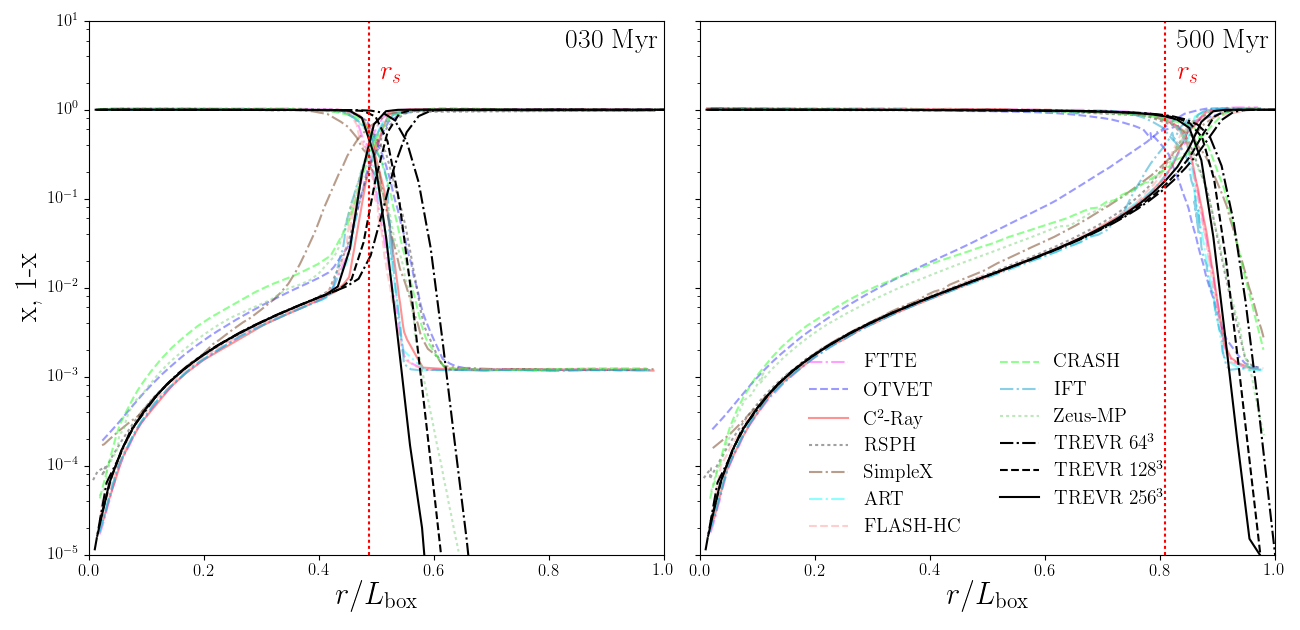

Generate this figure with Python:
import numpy as np
import matplotlib.pyplot as plt
from glob import glob
import pynbody as pyn

acro = "TREVR"

path = "/home/grondjj/Data/RadTransfer/Stromgren/"

i064_path = path + 'runs/bigboys/strom064_iso/'
i128_path = path + 'runs/bigboys/strom128_iso/'
i256_path = path + 'runs/bigboys/strom256_iso/'

i064_030 = pyn.load(i064_path + 'strom64_iso.00060')
i128_030 = pyn.load(i128_path + 'strom128_iso.00060')
i256_030 = pyn.load(i256_path + 'strom256_iso.00060')
i064_500 = pyn.load(i064_path + 'strom64_iso.01000')
i128_500 = pyn.load(i128_path + 'strom128_iso.01000')
i256_500 = pyn.load(i256_path + 'strom256_iso.01000')

f, (ax1, ax2) = plt.subplots(1,2, sharey=True, figsize = (13,6.3))

f_500 = glob(path+"ISO_500/*.csv")
f_500_ = glob(path+"ISO_500_1-x/*.csv")
f_030 = glob(path+"ISO_030/*.csv")
f_030_ = glob(path+"ISO_030_1-x/*.csv")

colors = {
			 "C_2-Ray"  :  "#ff2828",
			 "OTVET"    :  "#3939ff",
			 "CRASH"    :  "#22ff22",
			 "RSPH"     :  "#434343",
			 "ART"      :  "#1effff",
			 "FTTE"     :  "#ff41ff",
			 "SimpleX"  :  "#733d1a",
			 "Zeus-MP"  :  "#7ad37a",
			 "FLASH-HC" :  "#ff9f9f",
			 "IFT"      :  "#14a1cf" 
		 }

lines = {
			 "C_2-Ray"  :  "-",
			 "OTVET"    :  "--",
			 "CRASH"    :  "--",
			 "RSPH"     :  ":",
			 "ART"      :  "-.",
			 "FTTE"     :  "-.",
			 "SimpleX"  :  "-.",
			 "Zeus-MP"  :  ":",
			 "FLASH-HC" :  "--",
			 "IFT"      :  "-." 
		 }

labels = {
			 "C_2-Ray"  :  "C$^2$-Ray" ,
			 "OTVET"    :  "OTVET"   ,
			 "CRASH"    :  "CRASH"   ,
			 "RSPH"     :  "RSPH"    ,
			 "ART"      :  "ART"     ,
			 "FTTE"     :  "FTTE"    ,
			 "SimpleX"  :  "SimpleX" ,
			 "Zeus-MP"  :  "Zeus-MP" ,
			 "FLASH-HC" :  "FLASH-HC",
			 "IFT"      :  "IFT"     , 
		 }

a = 0.5

for i,j in zip(f_030, f_030_):
	x, y = np.loadtxt(i, unpack = True)
	x_, y_ = np.loadtxt(j, unpack = True, delimiter=',')	
	name = i.split('/')[-1].split('.')[0]
	ax1.plot(x,y, alpha=a, c = colors[name],linestyle = lines[name])
	ax1.plot(x_,y_, alpha=a, c = colors[name],linestyle = lines[name])


for i,j in zip(f_500, f_500_):
	x, y = np.loadtxt(i, unpack = True)
	x_, y_ = np.loadtxt(j, unpack = True, delimiter=',')
	name = j.split('/')[-1].split('.')[0]
	ax2.plot(x,y,alpha=a, c = colors[name],linestyle = lines[name], label = labels[name])
	ax2.plot(x_,y_,alpha=a, c = colors[name],linestyle = lines[name])

nbins = 100
L = 6.6

HI_064, bins_064 = np.histogram(i064_030.g['r'], weights = i064_030.g['HI'],
    bins = nbins)
counts_064, bins_064 = np.histogram(i064_030.g['r'], bins = nbins)
bins_064 = (bins_064[:-1]+bins_064[1:])/2
HI_064 /= counts_064
HII_064 = 1-HI_064

HI_128, bins_128 = np.histogram(i128_030.g['r'], weights = i128_030.g['HI'],
    bins = nbins)
counts_128, bins_128 = np.histogram(i128_030.g['r'], bins = nbins)
bins_128 = (bins_128[:-1]+bins_128[1:])/2
HI_128 /= counts_128
HII_128 = 1-HI_128

HI_256, bins_256 = np.histogram(i256_030.g['r'], weights = i256_030.g['HI'],
    bins = nbins)
counts_256, bins_256 = np.histogram(i256_030.g['r'], bins = nbins)
bins_256 = (bins_256[:-1]+bins_256[1:])/2
HI_256 /= counts_256
HII_256 = 1-HI_256


ax1.plot(bins_064/L, HI_064, c='k', ls='-.') 
ax1.plot(bins_128/L, HI_128, c='k', ls='--')
ax1.plot(bins_256/L, HI_256, c='k', ls='-')
ax1.plot(bins_064/L, 1-HI_064, c='k', ls='-.') 
ax1.plot(bins_128/L, 1-HI_128, c='k', ls='--')
ax1.plot(bins_256/L, 1-HI_256, c='k', ls='-')

HI_064, bins_064 = np.histogram(i064_500.g['r'], weights = i064_500.g['HI'],
    bins = nbins)
counts_064, bins_064 = np.histogram(i064_500.g['r'], bins = nbins)
bins_064 = (bins_064[:-1]+bins_064[1:])/2
HI_064 /= counts_064
HII_064 = 1-HI_064

HI_128, bins_128 = np.histogram(i128_500.g['r'], weights = i128_500.g['HI'],
    bins = nbins)
counts_128, bins_128 = np.histogram(i128_500.g['r'], bins = nbins)
bins_128 = (bins_128[:-1]+bins_128[1:])/2
HI_128 /= counts_128
HII_128 = 1-HI_128

HI_256, bins_256 = np.histogram(i256_500.g['r'], weights = i256_500.g['HI'],
    bins = nbins)
counts_256, bins_256 = np.histogram(i256_500.g['r'], bins = nbins)
bins_256 = (bins_256[:-1]+bins_256[1:])/2
HI_256 /= counts_256
HII_256 = 1-HI_256

ax2.plot(bins_064/L, HI_064, c='k', ls='-.', label = acro + " $64^3$")
ax2.plot(bins_128/L, HI_128, c='k', ls='--', label = acro + " $128^3$")
ax2.plot(bins_256/L, HI_256, c='k', ls='-', label = acro + " $256^3$")
ax2.plot(bins_064/L, 1-HI_064, c='k', ls='-.')
ax2.plot(bins_128/L, 1-HI_128, c='k', ls='--')
ax2.plot(bins_256/L, 1-HI_256, c='k', ls='-')

rs = 5.38
trecomb = 125
r030 = rs*(1 - np.exp(-30./trecomb))**(1/3.)/L
r500 = rs*(1 - np.exp(-500./trecomb))**(1/3.)/L
ax1.text(r030+0.02,2, "$R_S$", color = 'r', fontsize = 20)
ax2.text(r500+0.02,2, "$R_S$", color = 'r', fontsize = 20)
ax1.plot( [r030,r030], [1e-5,1e1], linestyle = ":", c = 'r')
ax2.plot( [r500,r500], [1e-5,1e1], linestyle = ":", c = 'r')

ax1.text(0.83,5,"030 Myr", fontsize = 20)
ax2.text(0.83,5,"500 Myr", fontsize = 20)

ax1.set_xlim(0,1.0)
ax2.set_xlim(0,1.0)
ax1.set_ylim(1e-5,1e1)
ax1.set_yscale("log")
ax1.set_xlabel(r"$r/R_{\rm box}$")
ax2.set_xlabel(r"$r/R_{\rm box}$")
ax1.set_ylabel("x, 1-x")
ax2.legend(loc = "lower center", fontsize = 13, ncol = 2)
plt.tight_layout()
plt.savefig("strom_iso_fraction.png")
plt.savefig("strom_iso_fraction.pdf")
#plt.show()
plt.close()
